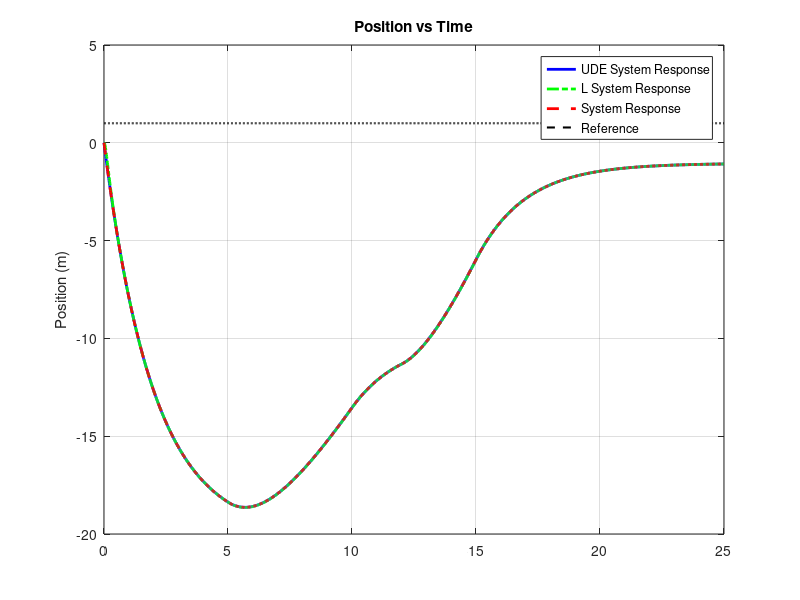
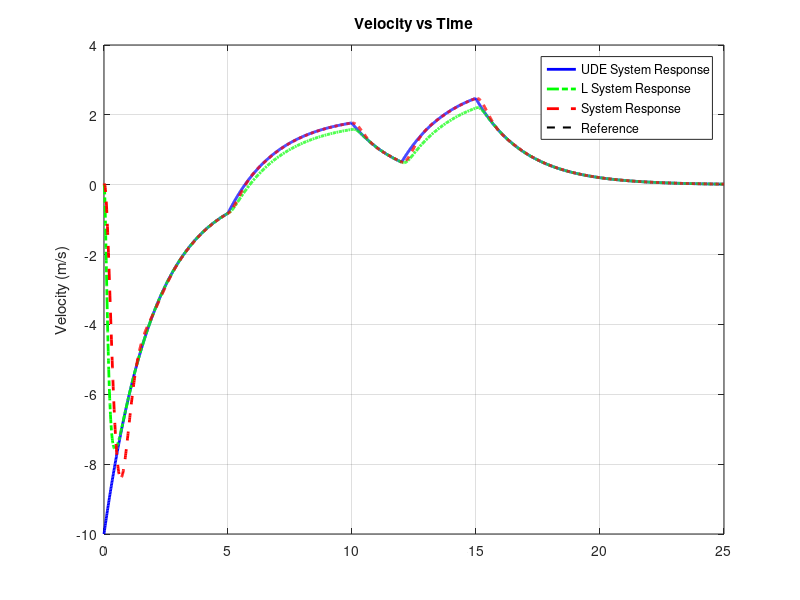

Write MATLAB code to recreate these figures, in order.
close all
clearvars
clc

%%%%%%%%%%%%%%%%%%%%%%%%%%%%%%%%%%%%%%%%%%%%%%%%%%%%%%%%%%%%%%%%%%%%%%%%%%%%%
%%%% Parameters %%%%

m = 1;                  % Mass
b = 0.5;                % Damping/friction coefficient
Kp = 1;    
Kd = 0.5;     
disturbance = 1;        % External disturbance

Kp = 0;    
Kd = 0;     

%%%%%%%%%%%%%%%%%%%%%%%%%%%%%%%%%%%%%%%%%%%%%%%%%%%%%%%%%%%%%%%%%%%%%%%%%%%%%%
%%%% Sim %%%%

dt = 0.01;  
t = 0:dt:25;
n = length(t);

%%%%%%%%%%%%%%%%%%%%%%%%%%%%%%%%%%%%%%%%%%%%%%%%%%%%%%%%%%%%%%%%%%%%%%%%%%%%%
%%%% State-space Model %%%%

% State-space matrices (A, B, C, D)
A = [0 1; 0 -b/m];      % System dynamics matrix
B = [0; 1/m];           % Control input matrix
C = [1 0];              % Output matrix
D = 0;                  % Direct feedthrough

B_pinv = pinv(B);       % B pseudo inverse (2x1 in this case)

%%%%%%%%%%%%%%%%%%%%%%%%%%%%%%%%%%%%%%%%%%%%%%%%%%%%%%%%%%%%%%%%%%%%%%%%%%%%%%
%%%% State variables %%%%

x = zeros(2,n);         % x(1) = position, x(2) = velocity
x_hat_L = zeros(2,n);   % State estimate (L observer)
x_hat_UDE = zeros(2,n); % State estimate (UDE observer)
ref = ones(1,n);        % Reference signal

%%%%%%%%%%%%%%%%%%%%%%%%%%%%%%%%%%%%%%%%%%%%%%%%%%%%%%%%%%%%%%%%%%%%%%%%%%%%%%
%%%% Observer gains %%%%

desired_eigenvalues = [-10, -11];  
L = place(A', C', desired_eigenvalues)';
Omega = 5 ;

%%%%%%%%%%%%%%%%%%%%%%%%%%%%%%%%%%%%%%%%%%%%%%%%%%%%%%%%%%%%%%%%%%%%%%%%%%%%%%
%%%% Initial conditions %%%%

x(:,1) = [0; -10];
x_hat_L(:,1) = [0; 0]; 
x_hat_UDE(:,1) = [0; 0]; 
xi = -Omega * (B_pinv * x(:,1));  % Initial state of UDE observer xi_0

%%%%%%%%%%%%%%%%%%%%%%%%%%%%%%%%%%%%%%%%%%%%%%%%%%%%%%%%%%%%%%%%%%%%%%%%%%%%%%
%%%% Control loop %%%%

u = zeros(1,n);             % Control input
u_UDE = zeros(1,n);         % Control input UDE

for k = 1:n-1
    % PD control
    e = ref(k) - x(1,k);    % Position error
    de = -x(2,k);           % Velocity error
    u(k) = Kp*e + Kd*de;    % Standard control input
    
    % Apply disturbance some period of time XD
    if k > 5/dt && k < 10/dt
        F_disturbance = disturbance;
    elseif k > 12/dt && k < 15/dt
        F_disturbance = disturbance * 1.5;
    else
        F_disturbance = 0;
    end
    
    %%%%%%%%%%%%%%%%%%%%%%%%%%%%%%%%%%%%%%%%%%%%%%%%%%%%%%%%%%%%%%%%%%%%%%%%%%%%%%
    %%%% Control loop --- State-space equation with disturbance %%%%
    dx = A * x(:, k) + B * (u(k) + F_disturbance);    % dx = A*x + B*u
    x(:, k+1) = x(:, k) + dt * dx;                    % Update system states
    
    %%%%%%%%%%%%%%%%%%%%%%%%%%%%%%%%%%%%%%%%%%%%%%%%%%%%%%%%%%%%%%%%%%%%%%%%%%%%%%
    %%%% Control loop --- Luenberger Observer (L) %%%%
    y = C * x(:, k);    % Measurement 
    dx_hat_L = A * x_hat_L(:, k) + B * u(k) + L * (y - C * x_hat_L(:, k));  
    x_hat_L(:, k+1) = x_hat_L(:, k) + dt * dx_hat_L;  % Update Luenberger observer states


    %%%%%%%%%%%%%%%%%%%%%%%%%%%%%%%%%%%%%%%%%%%%%%%%%%%%%%%%%%%%%%%%%%%%%%%%%%%%%%
    %%%%% UDE state update (with disturbance compensation) %%%%
    xi_dot = -Omega * xi - (Omega * Omega * (B_pinv * x_hat_UDE(:,k)) + Omega * (B_pinv * A * x_hat_UDE(:,k))) - Omega * u(k); 
    xi = xi + dt * xi_dot;  % Update xi
    w_hat = xi + Omega * (B_pinv * x(:,k));  % w_hat(t) = xi + Omega * B^+ x(t)
    dx_hat_UDE = A * x(:, k) + B * u(k) + B * w_hat;  
    x_hat_UDE(:, k+1) = x_hat_UDE(:, k) + dt * dx_hat_UDE;  % Update UDE observer states

    
end
u(end) = u(end-1);  % Control signal stabilization for last deste

%%%%%%%%%%%%%%%%%%%%%%%%%%%%%%%%%%%%%%%%%%%%%%%%%%%%%%%%%%%%%%%%%%%%%%%%%%%%%%
%%%% Plot %%%%

figure
plot(t, x(1,:), 'b', 'LineWidth', 2); hold on;
plot(t, x_hat_L(1,:), '-.g', 'LineWidth', 2); hold on;
plot(t, x_hat_UDE(1,:), '--r', 'LineWidth', 2); hold on;
plot(t, ref, '--k', 'LineWidth', 1.5);
title('Position vs Time');
ylabel('Position (m)');
legend('UDE System Response', 'L System Response', 'System Response', 'Reference');
grid on

figure
plot(t, x(2,:), 'b', 'LineWidth', 2); hold on;
plot(t, x_hat_L(2,:), '-.g', 'LineWidth', 2); hold on;
plot(t, x_hat_UDE(2,:), '--r', 'LineWidth', 2); hold on;
plot(t, 0, '--k', 'LineWidth', 1.5);
title('Velocity vs Time');
ylabel('Velocity (m/s)');
legend('UDE System Response', 'L System Response', 'System Response', 'Reference');
grid on
